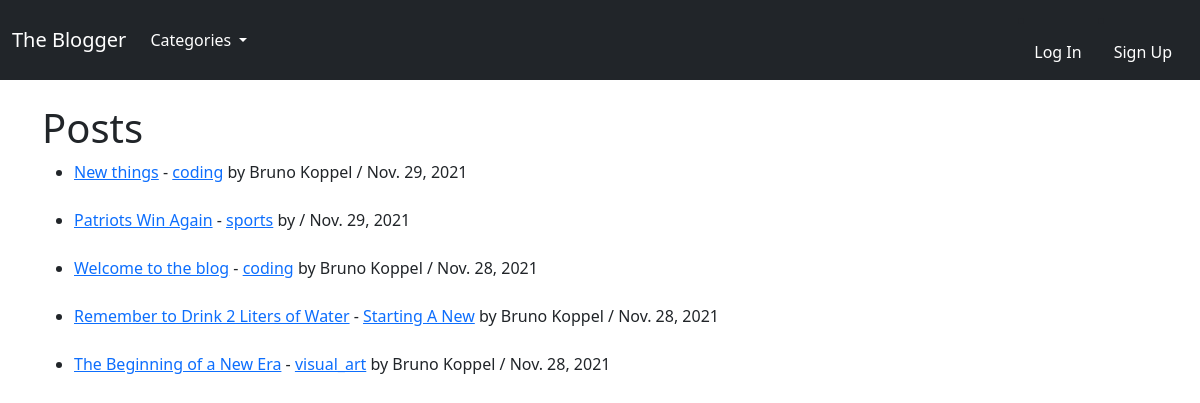
The app's page /, older data.
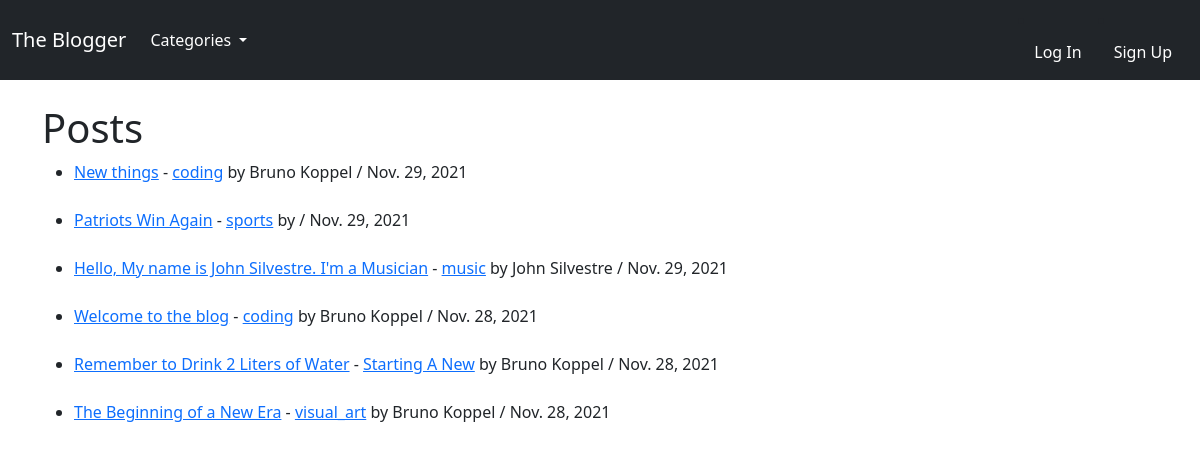
The same page, newer data.
### blogfeed/models.py (models this page shows, shortened)
class Post(models.Model):
    title = models.CharField(max_length=255)
    title_tag = models.CharField(max_length=255, default="the blogger")
    post_date = models.DateField(auto_now_add=True)
    author = models.ForeignKey(User, on_delete=models.CASCADE)
    body = RichTextField(blank=True, null=True)
    date_added = models.DateTimeField(auto_now_add=True)
    category = models.CharField(max_length=255, default='uncategorized')
    likes = models.ManyToManyField(User, related_name='blog_post')

### blogfeed/views.py (the view)
# urls.py: path('', HomeView.as_view(), name="home"),
class HomeView(ListView):
    model = Post
    template_name = 'home.html'
    categories = Category.objects.all()
    ordering = ['-post_date']
    def get_context_data(self, *args, **kwargs):
        category_list = Category.objects.all()
        context = super(HomeView, self).get_context_data(*args, **kwargs)
        context["category_list"] = category_list
        return context

### blogfeed/models.py (called while the page is built)
    def __str__(self):
        return self.name

### blogfeed/templates/home.html (shortened to what this page needs)
{% extends 'base.html' %}
{% block content %}
<h1>Posts</h1>
<ul>
  {% for post in object_list %}
  <li>
    <a href="{% url 'post_details' post.pk %}">{{ post.title }}</a>
    -
    <a href="{% url 'category' post.category|slugify %}">{{ post.category }}</a>
    by {{ post.author.first_name }} {{ post.author.last_name }} / {{ post.post_date }}
  </li>
  {% endfor %}
</ul>
{% endblock %}

Row changes from the older to the newer data that the page shows:
added Post: title "Hello, My name is John Silvestre. I'm a Musician", category "music", author.first_name "John", author.last_name "Silvestre", post_date "Nov. 29, 2021"
